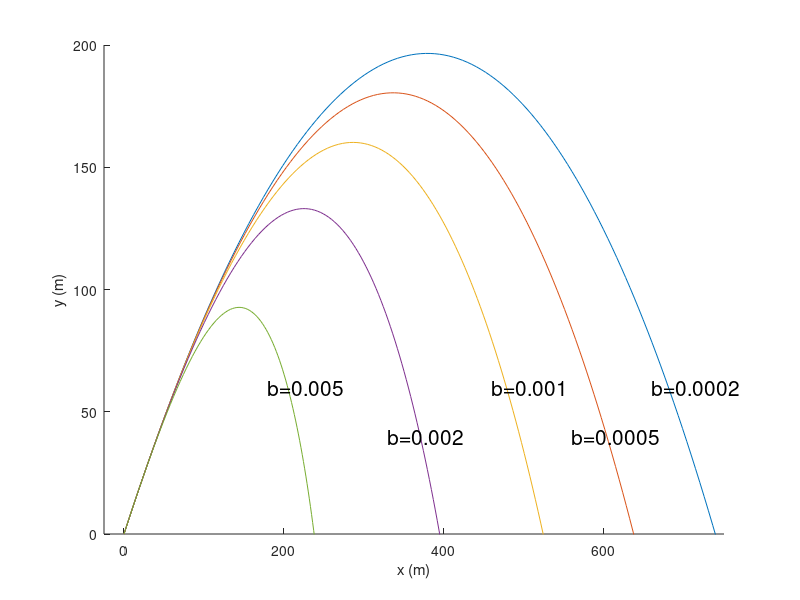

MATLAB code for this plot:
clear all;
clc;
a=pi/4;
b(1)=0.0002;
b(2)=0.0005;
b(3)=0.001;
b(4)=0.002;
b(5)=0.005;
vx(1)=90*cos(a);
vy(1)=90*sin(a);
dt=0.1;
g=9.8;
x1(1)=0;
y1(1)=0;
x2(1)=0;
y2(1)=0;
x3(1)=0;
y3(1)=0;
x4(1)=0;
y4(1)=0;
x5(1)=0;
y5(1)=0;
hold on;
axis([-25,750,0,200]);
for i=1:1:100000
    v(i)=sqrt(vx(i)^2+vy(i)^2);
    vx(i+1)=vx(i)-b(1)*v(i)*vx(i)*dt;
    vy(i+1)=vy(i)-(g+b(1)*v(i)*vy(i))*dt;
    x1(i+1)=x1(i)+vx(i)*dt;
    y1(i+1)=y1(i)+vy(i)*dt;
    if y1(i)<0;
        break;
    end
end
plot(x1,y1);
for i=1:1:100000
    v(i)=sqrt(vx(i)^2+vy(i)^2);
    vx(i+1)=vx(i)-b(2)*v(i)*vx(i)*dt;
    vy(i+1)=vy(i)-(g+b(2)*v(i)*vy(i))*dt;
    x2(i+1)=x2(i)+vx(i)*dt;
    y2(i+1)=y2(i)+vy(i)*dt;
    if y2(i)<0;
        break;
    end
end
plot(x2,y2);
for i=1:1:100000
    v(i)=sqrt(vx(i)^2+vy(i)^2);
    vx(i+1)=vx(i)-b(3)*v(i)*vx(i)*dt;
    vy(i+1)=vy(i)-(g+b(3)*v(i)*vy(i))*dt;
    x3(i+1)=x3(i)+vx(i)*dt;
    y3(i+1)=y3(i)+vy(i)*dt;
    if y3(i)<0;
        break;
    end
end
plot(x3,y3);
for i=1:1:100000
    v(i)=sqrt(vx(i)^2+vy(i)^2);
    vx(i+1)=vx(i)-b(4)*v(i)*vx(i)*dt;
    vy(i+1)=vy(i)-(g+b(4)*v(i)*vy(i))*dt;
    x4(i+1)=x4(i)+vx(i)*dt;
    y4(i+1)=y4(i)+vy(i)*dt;
    if y4(i)<0;
        break;
    end
end
plot(x4,y4);
for i=1:1:100000
    v(i)=sqrt(vx(i)^2+vy(i)^2);
    vx(i+1)=vx(i)-b(5)*v(i)*vx(i)*dt;
    vy(i+1)=vy(i)-(g+b(5)*v(i)*vy(i))*dt;
    x5(i+1)=x5(i)+vx(i)*dt;
    y5(i+1)=y5(i)+vy(i)*dt;
    if y5(i)<0;
        break;
    end
end
plot(x5,y5);
txt1 = text(180,60,'b=0.005','fontsize',15);
txt2 = text(330,40,'b=0.002','fontsize',15);
txt3 = text(460,60,'b=0.001','fontsize',15);
txt3 = text(560,40,'b=0.0005','fontsize',15);
txt3 = text(660,60,'b=0.0002','fontsize',15);
xlabel('x (m)');
ylabel('y (m)');